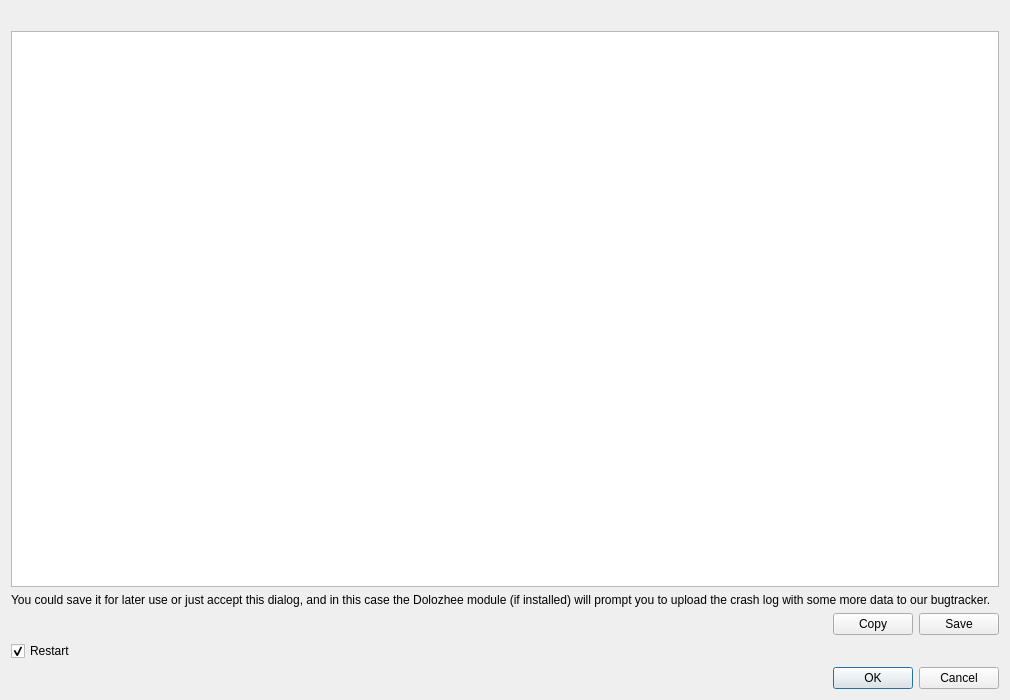
<?xml version="1.0" encoding="UTF-8"?>
<ui version="4.0">
 <class>CrashDialog</class>
 <widget class="QDialog" name="CrashDialog">
  <property name="geometry">
   <rect>
    <x>0</x>
    <y>0</y>
    <width>1010</width>
    <height>700</height>
   </rect>
  </property>
  <property name="windowTitle">
   <string>Crash</string>
  </property>
  <layout class="QVBoxLayout" name="verticalLayout">
   <item>
    <widget class="QLabel" name="InfoLabel_">
     <property name="text">
      <string/>
     </property>
     <property name="wordWrap">
      <bool>true</bool>
     </property>
    </widget>
   </item>
   <item>
    <widget class="QTextBrowser" name="TraceDisplay_"/>
   </item>
   <item>
    <widget class="QLabel" name="label">
     <property name="text">
      <string>You could save it for later use or just accept this dialog, and in this case the Dolozhee module (if installed) will prompt you to upload the crash log with some more data to our bugtracker.</string>
     </property>
     <property name="wordWrap">
      <bool>true</bool>
     </property>
    </widget>
   </item>
   <item>
    <layout class="QHBoxLayout" name="horizontalLayout">
     <item>
      <spacer name="horizontalSpacer">
       <property name="orientation">
        <enum>Qt::Horizontal</enum>
       </property>
       <property name="sizeHint" stdset="0">
        <size>
         <width>40</width>
         <height>20</height>
        </size>
       </property>
      </spacer>
     </item>
     <item>
      <widget class="QPushButton" name="Copy_">
       <property name="text">
        <string>Copy</string>
       </property>
       <property name="icon">
        <iconset theme="edit-copy"/>
       </property>
      </widget>
     </item>
     <item>
      <widget class="QPushButton" name="Save_">
       <property name="text">
        <string>Save</string>
       </property>
       <property name="icon">
        <iconset theme="document-save"/>
       </property>
      </widget>
     </item>
    </layout>
   </item>
   <item>
    <widget class="QCheckBox" name="RestartBox_">
     <property name="text">
      <string>Restart</string>
     </property>
     <property name="checked">
      <bool>true</bool>
     </property>
    </widget>
   </item>
   <item>
    <widget class="QDialogButtonBox" name="buttonBox">
     <property name="standardButtons">
      <set>QDialogButtonBox::Cancel|QDialogButtonBox::Ok</set>
     </property>
    </widget>
   </item>
  </layout>
 </widget>
 <resources/>
 <connections>
  <connection>
   <sender>buttonBox</sender>
   <signal>rejected()</signal>
   <receiver>CrashDialog</receiver>
   <slot>reject()</slot>
   <hints>
    <hint type="sourcelabel">
     <x>916</x>
     <y>600</y>
    </hint>
    <hint type="destinationlabel">
     <x>1014</x>
     <y>581</y>
    </hint>
   </hints>
  </connection>
  <connection>
   <sender>buttonBox</sender>
   <signal>accepted()</signal>
   <receiver>CrashDialog</receiver>
   <slot>accept()</slot>
   <hints>
    <hint type="sourcelabel">
     <x>883</x>
     <y>598</y>
    </hint>
    <hint type="destinationlabel">
     <x>1009</x>
     <y>556</y>
    </hint>
   </hints>
  </connection>
 </connections>
</ui>
